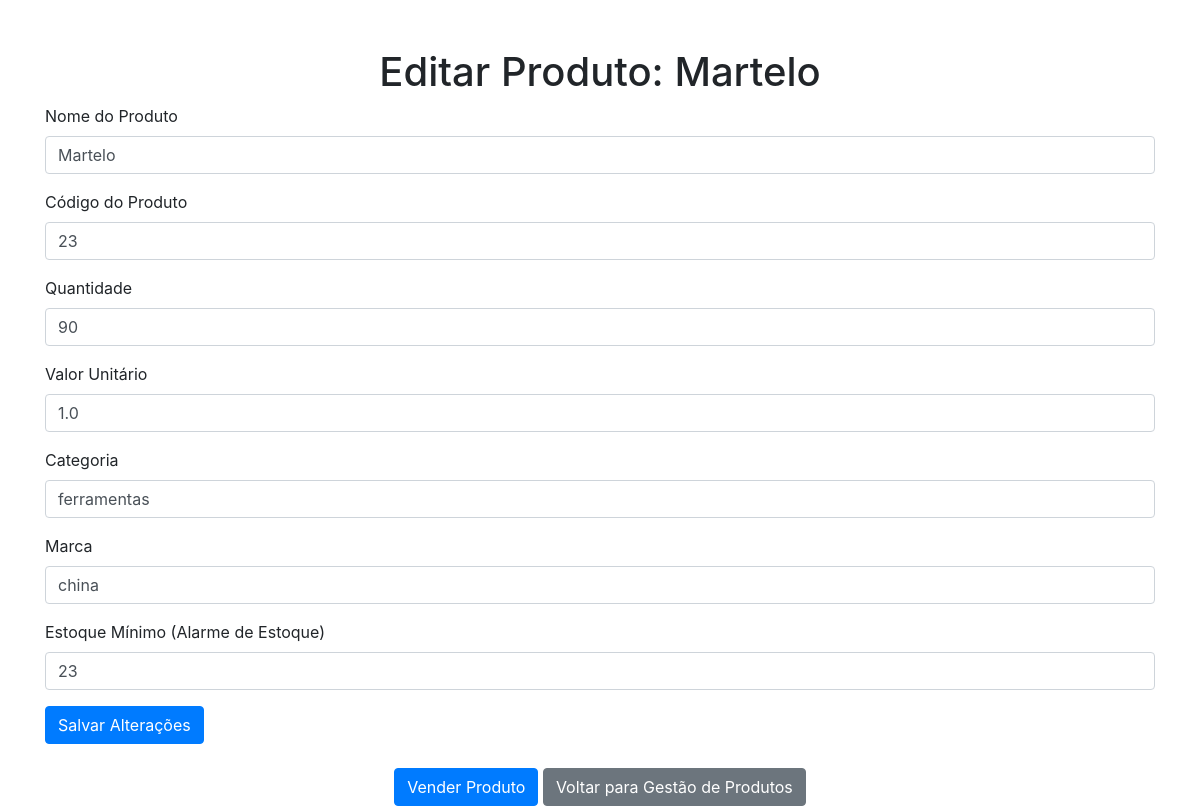
The app's page /editar_produto/1 (signed in), older data.
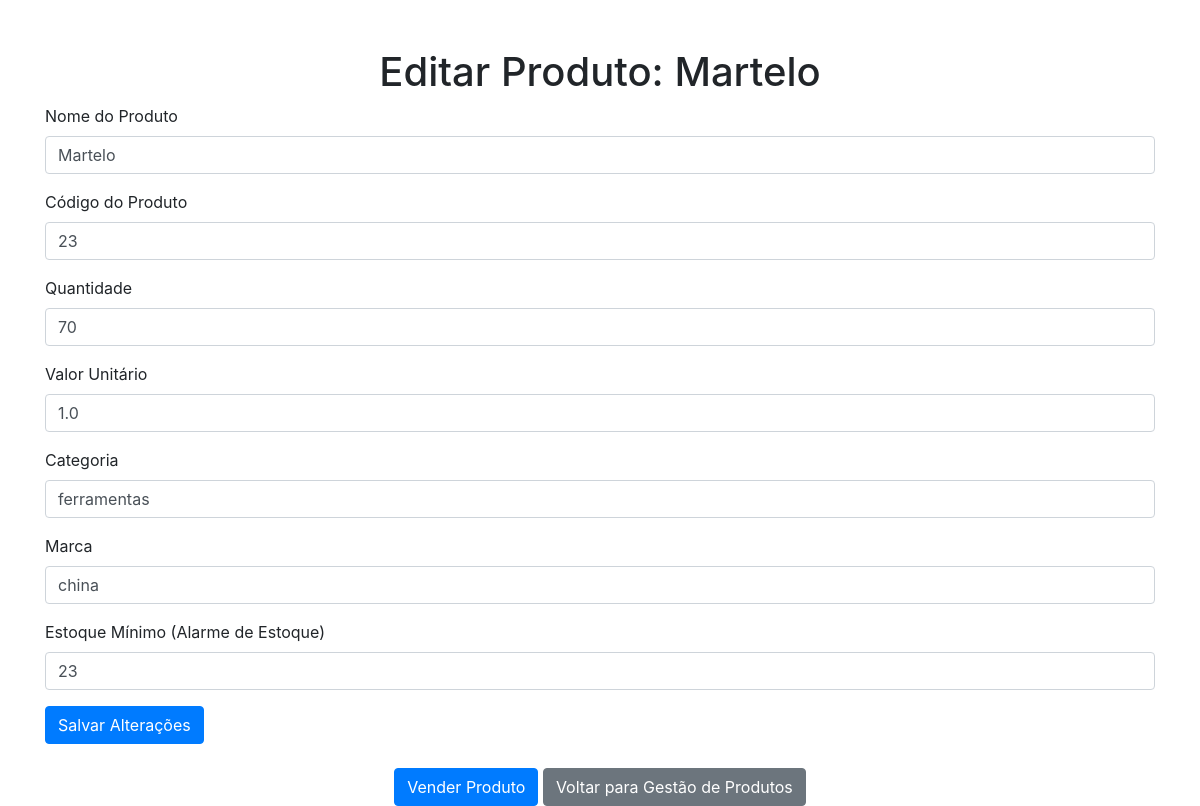
The same page, newer data.
### app.py (models this page shows)
class Produto(db.Model):
    id = db.Column(db.Integer, primary_key=True)
    nome = db.Column(db.String(80), nullable=False)
    codigo = db.Column(db.String(20), unique=True, nullable=False)
    descricao = db.Column(db.String(120))
    quantidade = db.Column(db.Integer, nullable=False, default=0)
    valor_unitario = db.Column(db.Float, nullable=False)
    desconto = db.Column(db.Float, nullable=True, default=0.0)  # Desconto em porcentagem
    estoque_minimo = db.Column(db.Integer, nullable=False, default=0)
    categoria = db.Column(db.String(50))
    marca = db.Column(db.String(50))

### app.py (the view, shortened to what this page needs)
@app.route('/editar_produto/<int:id>', methods=['GET', 'POST'])
@login_required
def editar_produto(id):
    produto = Produto.query.get_or_404(id)
    return render_template('editar_produto.html', produto=produto)

### app.py (called while the page is built)
def login_required(f):
    @wraps(f)
    def decorated_function(*args, **kwargs):
        if 'user_id' not in session:
            flash('Você precisa estar logado para acessar esta página.', 'warning')
            return redirect(url_for('login'))
        return f(*args, **kwargs)
    return decorated_function

### templates/editar_produto.html (shortened to what this page needs)
<!DOCTYPE html>
<html lang="pt-BR">
<head>
    <link href="https://stackpath.bootstrapcdn.com/bootstrap/4.5.2/css/bootstrap.min.css" rel="stylesheet">
</head>
<body>
    <div class="container mt-5">
        <h1 class="text-center">Editar Produto: {{ produto.nome }}</h1>
        <form method="POST" action="">
            <div class="form-group">
                <label for="novo_nome">Nome do Produto</label>
                <input type="text" class="form-control" id="novo_nome" name="nome" value="{{ produto.nome }}" required>
            </div>
            <div class="form-group">
                <label for="novo_codigo">Código do Produto</label>
                <input type="text" class="form-control" id="novo_codigo" name="codigo" value="{{ produto.codigo }}" required>
            </div>
            <div class="form-group">
                <label for="nova_quantidade">Quantidade</label>
                <input type="number" class="form-control" id="nova_quantidade" name="quantidade" value="{{ produto.quantidade }}" required>
            </div>
            <div class="form-group">
                <label for="novo_preco">Valor Unitário</label>
                <input type="text" class="form-control" id="novo_preco" name="valor_unitario" value="{{ produto.valor_unitario }}" required>
            </div>
            <div class="form-group">
                <label for="nova_categoria">Categoria</label>
                <input type="text" class="form-control" id="nova_categoria" name="categoria" value="{{ produto.categoria }}">
            </div>
            <div class="form-group">
                <label for="nova_marca">Marca</label>
                <input type="text" class="form-control" id="nova_marca" name="marca" value="{{ produto.marca }}">
            </div>
            <div class="form-group">
                <label for="estoque_minimo">Estoque Mínimo (Alarme de Estoque)</label>
                <input type="number" class="form-control" id="estoque_minimo" name="estoque_minimo" value="{{ produto.estoque_minimo }}" required>
            </div>
            <button type="submit" class="btn btn-primary">Salvar Alterações</button>
        </form>
        <div class="mt-4 text-center">
            <a href="{{ url_for('vender_produto') }}" class="btn btn-primary">Vender Produto</a>
            <a href="{{ url_for('produtos') }}" class="btn btn-secondary">Voltar para Gestão de Produtos</a>
        </div>
    </div>
</body>
</html>

Row changes from the older to the newer data that the page shows:
changed Produto "Martelo": quantidade "90" → "70"
